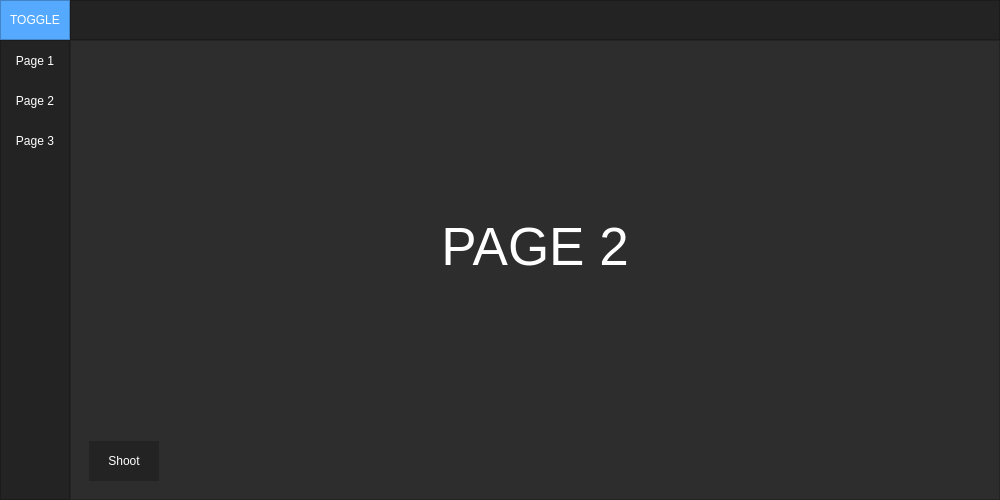
<?xml version="1.0" encoding="UTF-8"?>
<ui version="4.0">
 <class>MainWindow</class>
 <widget class="QMainWindow" name="MainWindow">
  <property name="geometry">
   <rect>
    <x>0</x>
    <y>0</y>
    <width>1000</width>
    <height>500</height>
   </rect>
  </property>
  <property name="minimumSize">
   <size>
    <width>1000</width>
    <height>500</height>
   </size>
  </property>
  <property name="windowTitle">
   <string>MainWindow</string>
  </property>
  <property name="styleSheet">
   <string notr="true">background-color: rgb(45, 45, 45);</string>
  </property>
  <widget class="QWidget" name="centralwidget">
   <layout class="QVBoxLayout" name="verticalLayout">
    <property name="spacing">
     <number>0</number>
    </property>
    <property name="leftMargin">
     <number>0</number>
    </property>
    <property name="topMargin">
     <number>0</number>
    </property>
    <property name="rightMargin">
     <number>0</number>
    </property>
    <property name="bottomMargin">
     <number>0</number>
    </property>
    <item>
     <widget class="QFrame" name="Top_Bar">
      <property name="maximumSize">
       <size>
        <width>16777215</width>
        <height>40</height>
       </size>
      </property>
      <property name="styleSheet">
       <string notr="true">background-color: rgb(35, 35, 35);</string>
      </property>
      <property name="frameShape">
       <enum>QFrame::NoFrame</enum>
      </property>
      <property name="frameShadow">
       <enum>QFrame::Raised</enum>
      </property>
      <layout class="QHBoxLayout" name="horizontalLayout">
       <property name="spacing">
        <number>0</number>
       </property>
       <property name="leftMargin">
        <number>0</number>
       </property>
       <property name="topMargin">
        <number>0</number>
       </property>
       <property name="rightMargin">
        <number>0</number>
       </property>
       <property name="bottomMargin">
        <number>0</number>
       </property>
       <item>
        <widget class="QFrame" name="frame_toggle">
         <property name="maximumSize">
          <size>
           <width>70</width>
           <height>40</height>
          </size>
         </property>
         <property name="styleSheet">
          <string notr="true">background-color: rgb(85, 170, 255);</string>
         </property>
         <property name="frameShape">
          <enum>QFrame::StyledPanel</enum>
         </property>
         <property name="frameShadow">
          <enum>QFrame::Raised</enum>
         </property>
         <layout class="QVBoxLayout" name="verticalLayout_2">
          <property name="spacing">
           <number>0</number>
          </property>
          <property name="leftMargin">
           <number>0</number>
          </property>
          <property name="topMargin">
           <number>0</number>
          </property>
          <property name="rightMargin">
           <number>0</number>
          </property>
          <property name="bottomMargin">
           <number>0</number>
          </property>
          <item>
           <widget class="QPushButton" name="Btn_Toggle">
            <property name="sizePolicy">
             <sizepolicy hsizetype="Expanding" vsizetype="Expanding">
              <horstretch>0</horstretch>
              <verstretch>0</verstretch>
             </sizepolicy>
            </property>
            <property name="styleSheet">
             <string notr="true">color: rgb(255, 255, 255);
border: 0px solid;</string>
            </property>
            <property name="text">
             <string>TOGGLE</string>
            </property>
           </widget>
          </item>
         </layout>
        </widget>
       </item>
       <item>
        <widget class="QFrame" name="frame_top">
         <property name="frameShape">
          <enum>QFrame::StyledPanel</enum>
         </property>
         <property name="frameShadow">
          <enum>QFrame::Raised</enum>
         </property>
        </widget>
       </item>
      </layout>
     </widget>
    </item>
    <item>
     <widget class="QFrame" name="Content">
      <property name="frameShape">
       <enum>QFrame::NoFrame</enum>
      </property>
      <property name="frameShadow">
       <enum>QFrame::Raised</enum>
      </property>
      <layout class="QHBoxLayout" name="horizontalLayout_2">
       <property name="spacing">
        <number>0</number>
       </property>
       <property name="leftMargin">
        <number>0</number>
       </property>
       <property name="topMargin">
        <number>0</number>
       </property>
       <property name="rightMargin">
        <number>0</number>
       </property>
       <property name="bottomMargin">
        <number>0</number>
       </property>
       <item>
        <widget class="QFrame" name="frame_left_menu">
         <property name="minimumSize">
          <size>
           <width>70</width>
           <height>0</height>
          </size>
         </property>
         <property name="maximumSize">
          <size>
           <width>70</width>
           <height>16777215</height>
          </size>
         </property>
         <property name="styleSheet">
          <string notr="true">background-color: rgb(35, 35, 35);</string>
         </property>
         <property name="frameShape">
          <enum>QFrame::StyledPanel</enum>
         </property>
         <property name="frameShadow">
          <enum>QFrame::Raised</enum>
         </property>
         <layout class="QVBoxLayout" name="verticalLayout_3">
          <property name="leftMargin">
           <number>0</number>
          </property>
          <property name="topMargin">
           <number>0</number>
          </property>
          <property name="rightMargin">
           <number>0</number>
          </property>
          <property name="bottomMargin">
           <number>0</number>
          </property>
          <item alignment="Qt::AlignTop">
           <widget class="QFrame" name="frame_top_menus">
            <property name="frameShape">
             <enum>QFrame::NoFrame</enum>
            </property>
            <property name="frameShadow">
             <enum>QFrame::Raised</enum>
            </property>
            <layout class="QVBoxLayout" name="verticalLayout_4">
             <property name="spacing">
              <number>0</number>
             </property>
             <property name="leftMargin">
              <number>0</number>
             </property>
             <property name="topMargin">
              <number>0</number>
             </property>
             <property name="rightMargin">
              <number>0</number>
             </property>
             <property name="bottomMargin">
              <number>0</number>
             </property>
             <item>
              <widget class="QPushButton" name="btn_page_1">
               <property name="minimumSize">
                <size>
                 <width>0</width>
                 <height>40</height>
                </size>
               </property>
               <property name="styleSheet">
                <string notr="true">QPushButton {
	color: rgb(255, 255, 255);
	background-color: rgb(35, 35, 35);
	border: 0px solid;
}
QPushButton:hover {
	background-color: rgb(85, 170, 255);
}</string>
               </property>
               <property name="text">
                <string>Page 1</string>
               </property>
              </widget>
             </item>
             <item>
              <widget class="QPushButton" name="btn_page_2">
               <property name="minimumSize">
                <size>
                 <width>0</width>
                 <height>40</height>
                </size>
               </property>
               <property name="styleSheet">
                <string notr="true">QPushButton {
	color: rgb(255, 255, 255);
	background-color: rgb(35, 35, 35);
	border: 0px solid;
}
QPushButton:hover {
	background-color: rgb(85, 170, 255);
}</string>
               </property>
               <property name="text">
                <string>Page 2</string>
               </property>
              </widget>
             </item>
             <item>
              <widget class="QPushButton" name="btn_page_3">
               <property name="minimumSize">
                <size>
                 <width>0</width>
                 <height>40</height>
                </size>
               </property>
               <property name="styleSheet">
                <string notr="true">QPushButton {
	color: rgb(255, 255, 255);
	background-color: rgb(35, 35, 35);
	border: 0px solid;
}
QPushButton:hover {
	background-color: rgb(85, 170, 255);
}</string>
               </property>
               <property name="text">
                <string>Page 3</string>
               </property>
              </widget>
             </item>
            </layout>
           </widget>
          </item>
         </layout>
        </widget>
       </item>
       <item>
        <widget class="QFrame" name="frame_pages">
         <property name="frameShape">
          <enum>QFrame::StyledPanel</enum>
         </property>
         <property name="frameShadow">
          <enum>QFrame::Raised</enum>
         </property>
         <layout class="QVBoxLayout" name="verticalLayout_5">
          <item>
           <widget class="QStackedWidget" name="stackedWidget">
            <property name="currentIndex">
             <number>1</number>
            </property>
            <widget class="QWidget" name="page_1">
             <layout class="QVBoxLayout" name="verticalLayout_7">
              <item>
               <widget class="QLabel" name="label_1">
                <property name="font">
                 <font>
                  <pointsize>40</pointsize>
                 </font>
                </property>
                <property name="styleSheet">
                 <string notr="true">color: #FFF;</string>
                </property>
                <property name="text">
                 <string>PAGE 1</string>
                </property>
                <property name="alignment">
                 <set>Qt::AlignCenter</set>
                </property>
               </widget>
              </item>
             </layout>
            </widget>
            <widget class="QWidget" name="page_2">
             <layout class="QVBoxLayout" name="verticalLayout_6">
              <item>
               <widget class="QLabel" name="label_2">
                <property name="font">
                 <font>
                  <pointsize>40</pointsize>
                 </font>
                </property>
                <property name="styleSheet">
                 <string notr="true">color: #FFF;</string>
                </property>
                <property name="text">
                 <string>PAGE 2</string>
                </property>
                <property name="alignment">
                 <set>Qt::AlignCenter</set>
                </property>
               </widget>
              </item>
              <item>
               <widget class="QPushButton" name="boton_toma">
                <property name="minimumSize">
                 <size>
                  <width>70</width>
                  <height>40</height>
                 </size>
                </property>
                <property name="maximumSize">
                 <size>
                  <width>70</width>
                  <height>40</height>
                 </size>
                </property>
                <property name="mouseTracking">
                 <bool>false</bool>
                </property>
                <property name="styleSheet">
                 <string notr="true">QPushButton {
	color: rgb(255, 255, 255);
	background-color: rgb(35, 35, 35);
	border: 0px solid;
}
QPushButton:hover {
	background-color: rgb(85, 170, 255);
}</string>
                </property>
                <property name="text">
                 <string>Shoot</string>
                </property>
               </widget>
              </item>
             </layout>
            </widget>
            <widget class="QWidget" name="page_3">
             <layout class="QVBoxLayout" name="verticalLayout_8">
              <item>
               <widget class="QLabel" name="label">
                <property name="font">
                 <font>
                  <pointsize>40</pointsize>
                 </font>
                </property>
                <property name="styleSheet">
                 <string notr="true">color: #FFF;</string>
                </property>
                <property name="text">
                 <string>PAGE 3</string>
                </property>
                <property name="alignment">
                 <set>Qt::AlignCenter</set>
                </property>
               </widget>
              </item>
             </layout>
            </widget>
           </widget>
          </item>
         </layout>
        </widget>
       </item>
      </layout>
     </widget>
    </item>
   </layout>
  </widget>
 </widget>
 <resources/>
 <connections/>
</ui>
